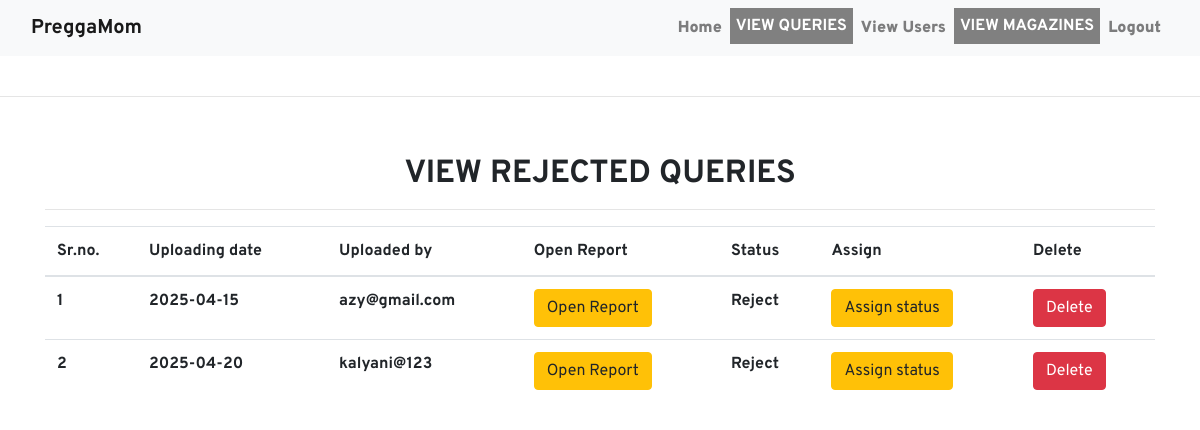
/rejected_queries/ (signed in), run on the app's committed database.
### women/models.py (models this page shows)
class Notes(models.Model):
    user = models.ForeignKey(User,on_delete=models.CASCADE,null=True)
    uploadingdate = models.CharField(max_length=10,null=True)
    reportfile = models.FileField(null=True)
    filetype = models.CharField(max_length=30,null=True)
    description = models.CharField(max_length=300,null=True)
    status = models.CharField(max_length=30,null=True)

### women/views.py (the view)
# urls.py: path('rejected_queries/', rejected_queries, name='rejected_queries'),
@staff_member_required(login_url='/login_admin/')
def rejected_queries(request):
    if not request.user.is_authenticated:
        return redirect('login_admin')
    notes = Notes.objects.filter(status="Reject")
    d = {'notes':notes}
    return render(request, 'rejected_queries.html',d)

### women/templates/rejected_queries.html (shortened to what this page needs)
{% extends 'admin_nav.html' %}
{% load static %}
{% block body %}
<center>
<div class="container mt-5">
    <h2 class="doabout text-center"></i><b>VIEW REJECTED QUERIES</b></h2>
    <hr>
    <table class="table table=bordered" id="example">
        <thead>
            <tr>
                <th>Sr.no.</th>
                <th>Uploading date</th>
                <th>Uploaded by</th>
                <th>Open Report</th>
                <th>Status</th>
                <th>Assign</th>
                <th>Delete</th>
            </tr>
        </thead>
        <tbody>
            {% for i in notes %}
            <tr>
                <th>{{ forloop.counter }}</th>
                <th>{{ i.uploadingdate }}</th>
                <th>{{ i.user.username }}</th>
                <th><a href="{{ i.reportfile.url }}" class="bbb btn btn-warning">Open Report</a></th>
                <th>{{ i.status }}</th>
                <th><a href="{% url 'assign_status' i.id %}" class="bbb btn btn-warning" >Assign status</a></th>
                <th><a href="{% url 'delete_notes' i.id %}" class="btn btn-danger" onclick="return confirm('Do you really want to delete notes?')">Delete</a></th>
            </tr>
            {% endfor %}
        </tbody>
    </table>
</div>
</center>
{% endblock %}

### women/static/style.css (style rules this page uses)
body { font-family: 'Overpass'; }
.doabout { margin-top:30px; padding-top: 10px; }

### women/templates/rejected_queries.html (style rules this page uses)
.doabout { margin-top:30px; padding-top: 10px; }

### data on the page
Notes: uploadingdate "2025-04-15", user.username "azy@gmail.com", status "Reject"
Notes: uploadingdate "2025-04-20", user.username "kalyani@123", status "Reject"
